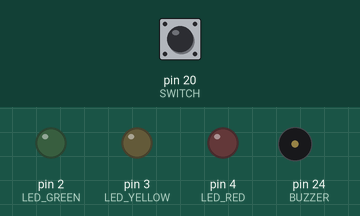
Bench run of a program on a simulated Arduino Mega 2560, built with avr-gcc and run on an emulated ATmega2560. Parts: output pins drawn as LEDs (lit = HIGH), buzzer (waves = sounding, pin HIGH). Inputs (shaded band) come from the test bench; at power-on: pin 20 (SWITCH) HIGH.

Above: at 1.2 s.
1.3 s: pin 20 (SWITCH) pulled LOW for 0.15 s
At 2.7 s:
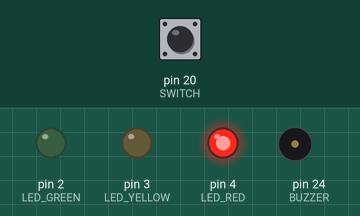
3.5 s: pin 20 (SWITCH) pulled LOW for 1 s
At 20.4 s:
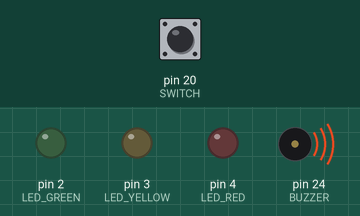
At 22.7 s:
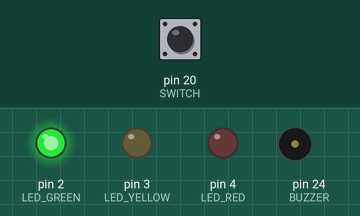
Timing chart, 0 to 23.5 s (numbered marks = the images above; inputs shaded):
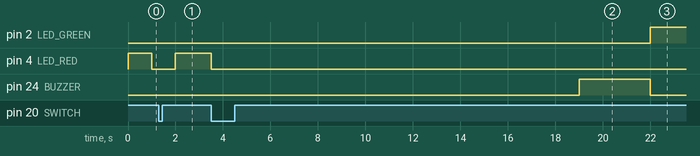

Measured:
- after the input at 1.3 s, pin 4 (LED_RED): goes on until 2.0 s, then stays HIGH
- after the input at 3.5 s, pin 4 (LED_RED): HIGH → LOW after 0.00 s instead of 18.5 s

The program:

main.cpp
```cpp
#include <Arduino.h>

#define LED_GREEN 2
#define LED_YELLOW 3
#define LED_RED 4
#define SWITCH 20
#define BUZZER 24

#define INIT 0
#define STOP 1
#define SLOW 2
#define GO 3

// Globals, everyone loves em :)
int state = INIT;

void switch_event(){
    digitalWrite(LED_RED, LOW);
    state = STOP;
}

void setup(){
    pinMode(LED_RED, OUTPUT);
    pinMode(LED_YELLOW, OUTPUT);
    pinMode(LED_GREEN, OUTPUT);
    pinMode(BUZZER, OUTPUT);

    pinMode(SWITCH, INPUT_PULLUP);
    attachInterrupt(digitalPinToInterrupt(SWITCH), switch_event, CHANGE);
}

void loop(){
    while(true){
        if(state == INIT){
            digitalWrite(LED_RED, HIGH);
            delay(1000);
            digitalWrite(LED_RED, LOW);
            delay(1000);

        } else if (state == STOP){
            digitalWrite(LED_RED, HIGH);
            delay(17000);
            digitalWrite(BUZZER, HIGH);
            delay(3000);
            digitalWrite(LED_RED, LOW);
            digitalWrite(BUZZER, LOW);
            state = GO;

        } else if (state == SLOW){
            digitalWrite(LED_YELLOW, HIGH);
            digitalWrite(BUZZER, HIGH);
            delay(3000);
            digitalWrite(BUZZER, LOW);
            digitalWrite(LED_YELLOW, LOW);
            state = STOP;

        } else if (state == GO){
            digitalWrite(LED_GREEN, HIGH);
            delay(17000);
            digitalWrite(BUZZER, HIGH);
            delay(3000);
            digitalWrite(LED_GREEN, LOW);
            digitalWrite(BUZZER, LOW);
            state = SLOW;

        }
    }
}
```
